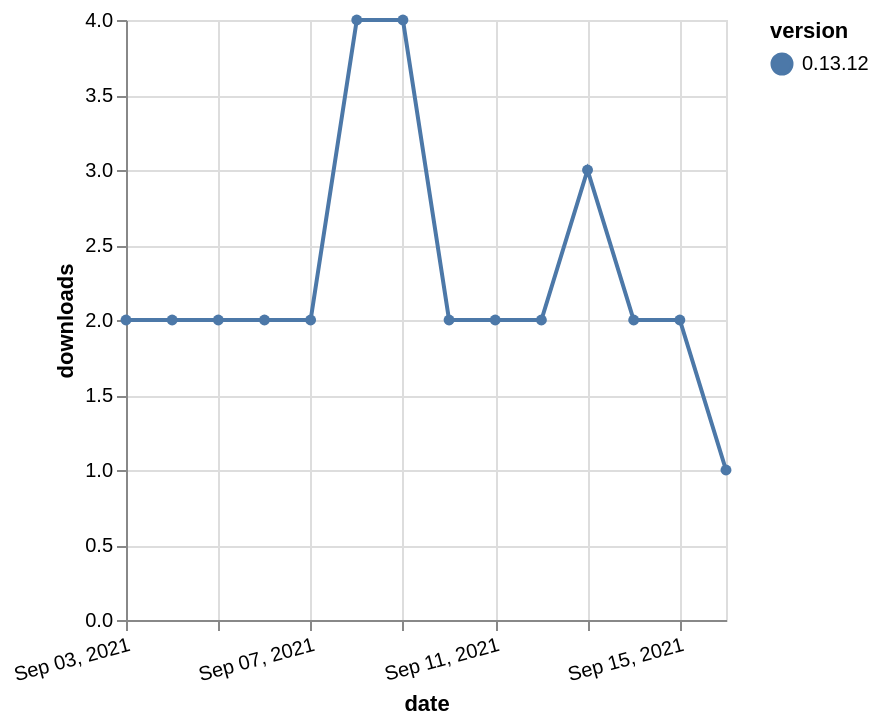

Specify this chart in Vega-Lite:
### Vega-Lite specification from a JSON file in a GitHub repository (floating-point values rounded to 4 significant figures)
{"$schema": "https://vega.github.io/schema/vega-lite/v5.json", "description": "A simple bar chart with embedded data.", "data": {"values": [{"date": "2021-09-03", "total": 4528, "delta": 2, "version": "0.13.12"}, {"date": "2021-09-04", "total": 4530, "delta": 2, "version": "0.13.12"}, {"date": "2021-09-05", "total": 4532, "delta": 2, "version": "0.13.12"}, {"date": "2021-09-06", "total": 4534, "delta": 2, "version": "0.13.12"}, {"date": "2021-09-07", "total": 4536, "delta": 2, "version": "0.13.12"}, {"date": "2021-09-08", "total": 4540, "delta": 4, "version": "0.13.12"}, {"date": "2021-09-09", "total": 4544, "delta": 4, "version": "0.13.12"}, {"date": "2021-09-10", "total": 4546, "delta": 2, "version": "0.13.12"}, {"date": "2021-09-11", "total": 4548, "delta": 2, "version": "0.13.12"}, {"date": "2021-09-12", "total": 4550, "delta": 2, "version": "0.13.12"}, {"date": "2021-09-13", "total": 4553, "delta": 3, "version": "0.13.12"}, {"date": "2021-09-14", "total": 4555, "delta": 2, "version": "0.13.12"}, {"date": "2021-09-15", "total": 4557, "delta": 2, "version": "0.13.12"}, {"date": "2021-09-16", "total": 4558, "delta": 1, "version": "0.13.12"}]}, "width": "container", "mark": {"type": "line", "point": {"filled": true}}, "encoding": {"x": {"field": "date", "type": "temporal", "timeUnit": "yearmonthdate", "title": "date", "axis": {"labelAngle": -15}}, "y": {"field": "delta", "type": "quantitative", "title": "downloads"}, "color": {"field": "version", "type": "nominal"}, "tooltip": {"field": "delta"}}}
